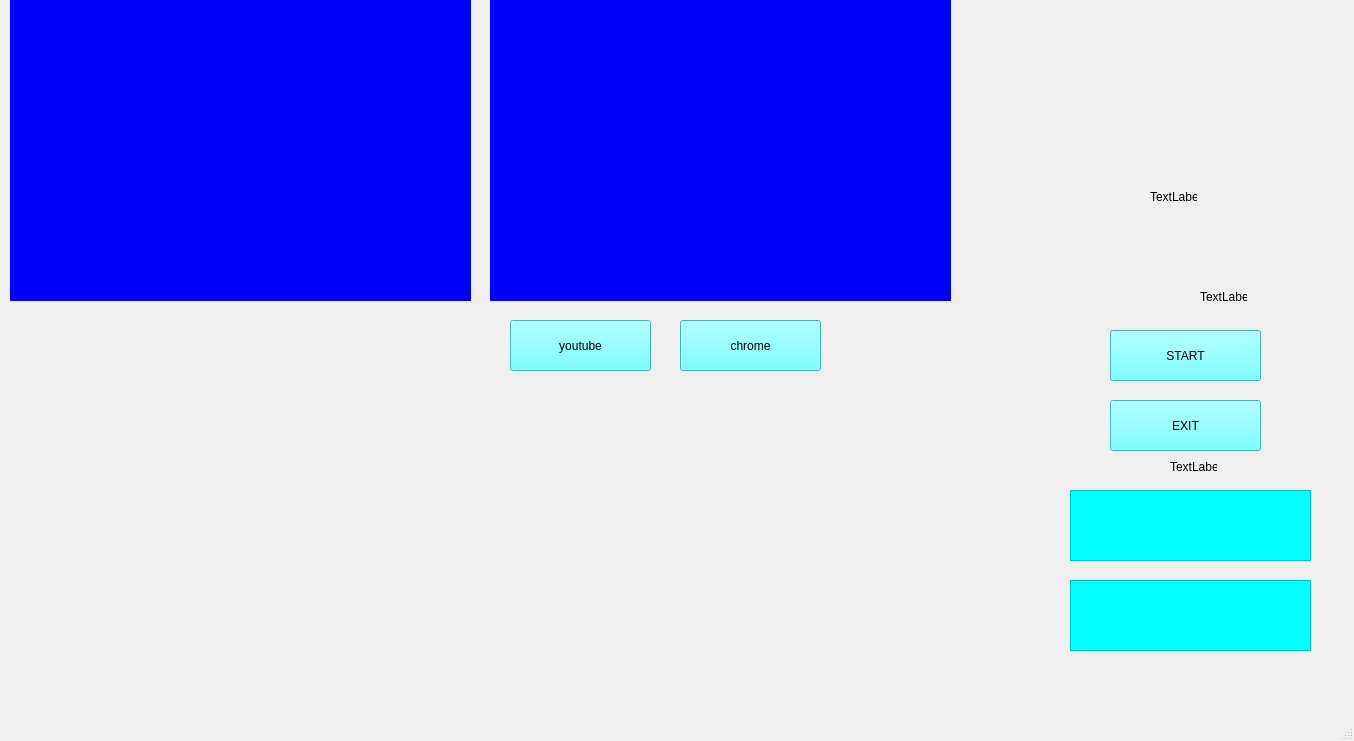
<?xml version="1.0" encoding="UTF-8"?>
<ui version="4.0">
 <class>MainWindow</class>
 <widget class="QMainWindow" name="MainWindow">
  <property name="geometry">
   <rect>
    <x>0</x>
    <y>0</y>
    <width>1354</width>
    <height>741</height>
   </rect>
  </property>
  <property name="windowTitle">
   <string>MainWindow</string>
  </property>
  <widget class="QWidget" name="centralwidget">
   <widget class="QLabel" name="bg1">
    <property name="geometry">
     <rect>
      <x>-100</x>
      <y>-480</y>
      <width>1621</width>
      <height>1261</height>
     </rect>
    </property>
    <property name="text">
     <string/>
    </property>
    <property name="pixmap">
     <pixmap>../assistant_material/B.G-20221017T135923Z-001/B.G/Black_Template.jpg</pixmap>
    </property>
    <property name="scaledContents">
     <bool>true</bool>
    </property>
   </widget>
   <widget class="QLabel" name="bg_2">
    <property name="geometry">
     <rect>
      <x>10</x>
      <y>0</y>
      <width>461</width>
      <height>301</height>
     </rect>
    </property>
    <property name="styleSheet">
     <string notr="true">background-color: rgb(0, 0, 255);</string>
    </property>
    <property name="text">
     <string/>
    </property>
    <property name="scaledContents">
     <bool>true</bool>
    </property>
   </widget>
   <widget class="QLabel" name="bg_3">
    <property name="geometry">
     <rect>
      <x>490</x>
      <y>0</y>
      <width>461</width>
      <height>301</height>
     </rect>
    </property>
    <property name="styleSheet">
     <string notr="true">background-color: rgb(0, 0, 255);</string>
    </property>
    <property name="text">
     <string/>
    </property>
    <property name="scaledContents">
     <bool>true</bool>
    </property>
   </widget>
   <widget class="QLabel" name="gif1">
    <property name="geometry">
     <rect>
      <x>20</x>
      <y>10</y>
      <width>441</width>
      <height>281</height>
     </rect>
    </property>
    <property name="text">
     <string/>
    </property>
    <property name="pixmap">
     <pixmap>../assistant_material/ExtraGui-20221017T140106Z-001/Earth.gif</pixmap>
    </property>
    <property name="scaledContents">
     <bool>true</bool>
    </property>
   </widget>
   <widget class="QLabel" name="gif3">
    <property name="geometry">
     <rect>
      <x>500</x>
      <y>10</y>
      <width>441</width>
      <height>281</height>
     </rect>
    </property>
    <property name="text">
     <string/>
    </property>
    <property name="pixmap">
     <pixmap>../assistant_material/VoiceReg-20221017T135923Z-001/VoiceReg/Siri.gif</pixmap>
    </property>
    <property name="scaledContents">
     <bool>true</bool>
    </property>
   </widget>
   <widget class="QTextBrowser" name="text_time">
    <property name="geometry">
     <rect>
      <x>1070</x>
      <y>580</y>
      <width>241</width>
      <height>71</height>
     </rect>
    </property>
    <property name="styleSheet">
     <string notr="true">background-color: transparent;
font: 75 18pt &quot;MS Shell Dlg 2&quot;;
background-color: rgb(0, 255, 255);
border- radius:none;
 </string>
    </property>
   </widget>
   <widget class="QTextBrowser" name="text_date">
    <property name="geometry">
     <rect>
      <x>1070</x>
      <y>490</y>
      <width>241</width>
      <height>71</height>
     </rect>
    </property>
    <property name="styleSheet">
     <string notr="true">background-color: transparent;
font: 75 20pt &quot;MS Shell Dlg 2&quot;;
background-color: rgb(0, 255, 255);
border- radius:none;
 </string>
    </property>
   </widget>
   <widget class="QLabel" name="label_2">
    <property name="geometry">
     <rect>
      <x>1170</x>
      <y>460</y>
      <width>47</width>
      <height>13</height>
     </rect>
    </property>
    <property name="text">
     <string>TextLabel</string>
    </property>
   </widget>
   <widget class="QPushButton" name="pushButton_start">
    <property name="geometry">
     <rect>
      <x>1110</x>
      <y>330</y>
      <width>151</width>
      <height>51</height>
     </rect>
    </property>
    <property name="styleSheet">
     <string notr="true">background-color: tranparent;
background-color: rgb(0, 0, 255);
background-color: rgb(0, 0, 255);
font: 75 20pt &quot;MS Shell Dlg 2&quot;;
background-color: rgb(85, 255, 255);
background-radius:none;
</string>
    </property>
    <property name="text">
     <string>START</string>
    </property>
   </widget>
   <widget class="QPushButton" name="pushbutton_exit">
    <property name="geometry">
     <rect>
      <x>1110</x>
      <y>400</y>
      <width>151</width>
      <height>51</height>
     </rect>
    </property>
    <property name="styleSheet">
     <string notr="true">background-color: tranparent;
font: 75 20pt &quot;MS Shell Dlg 2&quot;;
background-color: rgb(85, 255, 255);
background-radius:none;
</string>
    </property>
    <property name="text">
     <string>EXIT</string>
    </property>
   </widget>
   <widget class="QPushButton" name="pushButton_yt">
    <property name="geometry">
     <rect>
      <x>510</x>
      <y>320</y>
      <width>141</width>
      <height>51</height>
     </rect>
    </property>
    <property name="styleSheet">
     <string notr="true">font: 16pt &quot;MS Shell Dlg 2&quot;;
background-color: rgb(255, 255, 0);
background-color: rgb(255, 255, 0);
background-color: rgb(255, 85, 255);
background-color: rgb(85, 255, 255);</string>
    </property>
    <property name="text">
     <string>youtube</string>
    </property>
   </widget>
   <widget class="QLabel" name="gif3_2">
    <property name="geometry">
     <rect>
      <x>30</x>
      <y>300</y>
      <width>301</width>
      <height>151</height>
     </rect>
    </property>
    <property name="text">
     <string/>
    </property>
    <property name="pixmap">
     <pixmap>../assistant_material/ExtraGui-20221017T140106Z-001/initial.gif</pixmap>
    </property>
    <property name="scaledContents">
     <bool>true</bool>
    </property>
   </widget>
   <widget class="QLabel" name="gif4">
    <property name="geometry">
     <rect>
      <x>20</x>
      <y>412</y>
      <width>401</width>
      <height>271</height>
     </rect>
    </property>
    <property name="text">
     <string/>
    </property>
    <property name="pixmap">
     <pixmap>../assistant_material/gif2.gif</pixmap>
    </property>
    <property name="scaledContents">
     <bool>true</bool>
    </property>
   </widget>
   <widget class="QPushButton" name="pushButton_chrome">
    <property name="geometry">
     <rect>
      <x>680</x>
      <y>320</y>
      <width>141</width>
      <height>51</height>
     </rect>
    </property>
    <property name="styleSheet">
     <string notr="true">font: 16pt &quot;MS Shell Dlg 2&quot;;
background-color: rgb(255, 255, 0);
background-color: rgb(255, 255, 0);
background-color: rgb(255, 85, 255);
background-color: rgb(85, 255, 255);</string>
    </property>
    <property name="text">
     <string>chrome</string>
    </property>
   </widget>
   <widget class="QLabel" name="gif5">
    <property name="geometry">
     <rect>
      <x>460</x>
      <y>402</y>
      <width>501</width>
      <height>271</height>
     </rect>
    </property>
    <property name="text">
     <string/>
    </property>
    <property name="pixmap">
     <pixmap>../assistant_material/gif3.gif</pixmap>
    </property>
    <property name="scaledContents">
     <bool>true</bool>
    </property>
   </widget>
   <widget class="QLabel" name="label">
    <property name="geometry">
     <rect>
      <x>1200</x>
      <y>290</y>
      <width>47</width>
      <height>13</height>
     </rect>
    </property>
    <property name="text">
     <string>TextLabel</string>
    </property>
   </widget>
   <widget class="QLabel" name="label_3">
    <property name="geometry">
     <rect>
      <x>1150</x>
      <y>190</y>
      <width>47</width>
      <height>13</height>
     </rect>
    </property>
    <property name="text">
     <string>TextLabel</string>
    </property>
   </widget>
   <widget class="QLabel" name="gif6">
    <property name="geometry">
     <rect>
      <x>970</x>
      <y>12</y>
      <width>391</width>
      <height>301</height>
     </rect>
    </property>
    <property name="text">
     <string/>
    </property>
    <property name="pixmap">
     <pixmap>../assistant_material/gif4.gif</pixmap>
    </property>
    <property name="scaledContents">
     <bool>true</bool>
    </property>
   </widget>
  </widget>
  <widget class="QMenuBar" name="menubar">
   <property name="geometry">
    <rect>
     <x>0</x>
     <y>0</y>
     <width>1354</width>
     <height>21</height>
    </rect>
   </property>
  </widget>
  <widget class="QStatusBar" name="statusbar"/>
 </widget>
 <resources/>
 <connections/>
</ui>
